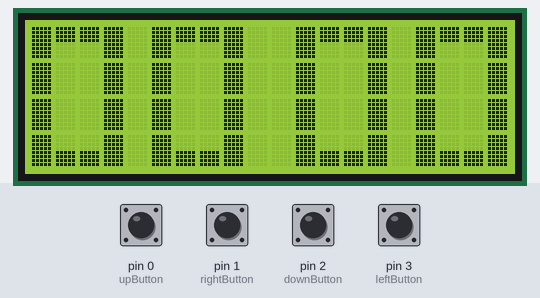
A sketch run on a simulated Arduino Uno, built with avr-gcc and run on an emulated ATmega328P. Shown: 20×4 character LCD. The test bench sets the inputs (shaded band); at power-on: pin 0 (upButton), pin 1 (rightButton), pin 2 (downButton), pin 3 (leftButton) HIGH.

Above: at 1.2 s.
1.3 s: pin 0 (upButton) pulled LOW for 1 s
At 2.9 s:
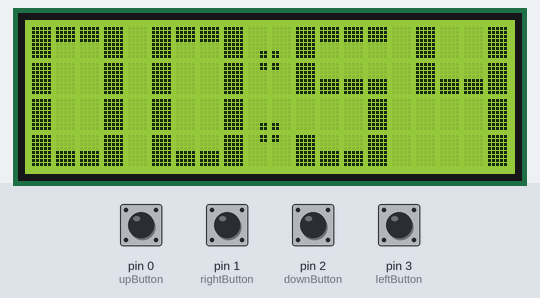
3.8 s: pin 2 (downButton) pulled LOW for 0.15 s
At 4.5 s:
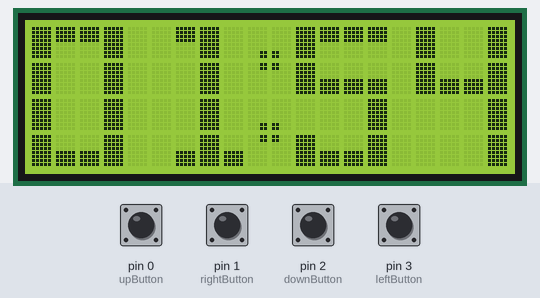
6.9 s: pin 1 (rightButton) pulled LOW for 0.15 s
At 8.0 s:
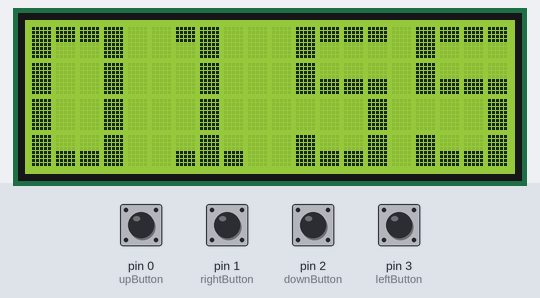
10.0 s: pin 3 (leftButton) pulled LOW for 1 s
At 12.1 s:
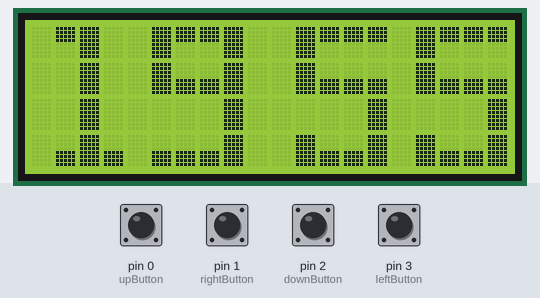
12.5 s: pin 0 (upButton) pulled LOW for 0.15 s
At 14.1 s:
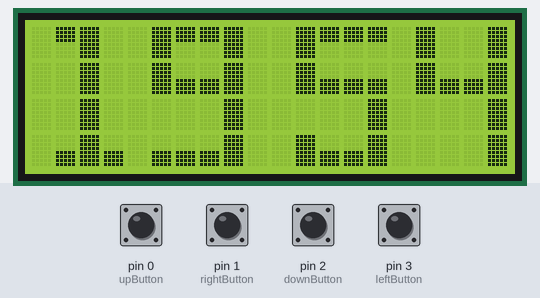
15.6 s: pin 3 (leftButton) pulled LOW for 0.15 s
At 16.8 s:
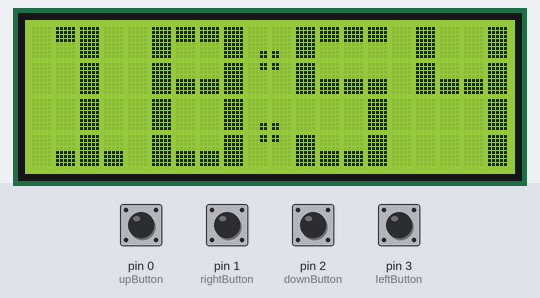

Measured:
- after the input at 1.3 s, the display: first changes after 0.18 s (image 1 shows a later state)
- after the input at 3.8 s, the display: first changes after 0.18 s (image 2 shows a later state)
- after the input at 6.9 s, the display: first changes after 0.18 s (image 3 shows a later state)
- after the input at 10.0 s, the display: first changes after 0.18 s (image 4 shows a later state)
- after the input at 12.5 s, the display: first changes after 0.17 s (image 5 shows a later state)
- after the input at 15.6 s, the display: first changes after 0.17 s (image 6 shows a later state)
- what the display in image 1 shows lasts 0.9 s, from 2.3 s to 3.2 s

The sketch:

clock_lcd1604.ino
```cpp
//#include <LiquidCrystal.h>
#include <LiquidCrystal.h>

LiquidCrystal lcd(11, 12, A5, A4, A3, A2);

byte v1[8] = {31, 31, 31, 31, 31, 31, 31, 31};
byte v3[8] = { 0, 0, 0, 0, 31, 31, 31, 31};
byte v8[8] = { 31, 31, 31, 31, 0, 0, 0, 0};
byte v2[8] = {0, 0, 0, 0, 0, 0, 0b00011, 0b00011};
byte v4[8] = {0b00011, 0b00011, 0, 0, 0, 0, 0, 0};
byte v5[8] = {0, 0, 0, 0, 0, 0, 0b11000, 0b11000};
byte v6[8] = {0b11000, 0b11000, 0, 0, 0, 0, 0, 0};
byte v7[8] = {0, 0, 0, 0, 0, 0, 0, 0};
int a[4];
byte i, d1, d2, d3, d4, d5, d6, d7, d8, d9, d10, d11, d12, d13, d14, d15, d16, e1, e2, e3, e4;
unsigned long timer;
int8_t hour = 0;
int8_t minute = 0;
int8_t sec = 0;
bool dot;
uint8_t pauseButton = 150;

#define leftButton 3
#define rightButton 1
#define upButton 0
#define downButton 2

void setup() {
  lcd.begin(20, 4); //LCD columns and rows
  lcd.createChar(1, v1); lcd.createChar(2, v2); lcd.createChar(3, v3); lcd.createChar(4, v4);
  lcd.createChar(5, v5); lcd.createChar(6, v6); lcd.createChar(7, v7); lcd.createChar(8, v8);
  pinMode(upButton, INPUT_PULLUP);
  pinMode(downButton, INPUT_PULLUP);
  pinMode(leftButton, INPUT_PULLUP);
  pinMode(rightButton, INPUT_PULLUP);
}

void loop() {

  if (!digitalRead(upButton)) {
    minute--;
    if (minute < 0)minute = 59;
    delay(pauseButton);
  }
  if (!digitalRead(downButton)) {
    hour++;
    if (hour > 23)hour = 0;
    delay(pauseButton);
  }
  if (!digitalRead(leftButton)) {
    hour--;
    if (hour < 0)hour = 23;
    delay(pauseButton);
  }
  if (!digitalRead(rightButton)) {
    minute++;
    if (minute > 59)minute = 0;
    delay(pauseButton);
  }

  if (millis() - timer > 1000) {
    timer = millis();
    dot = !dot;
    sec = sec + 1;
    if (sec > 59) {
      sec = 0;
      minute = minute + 1;
    }
    if (minute > 59) {
      minute = 0;
      hour = hour + 1;
    }
    if (hour > 23) {
      hour = 0;
    }
  }

  a[0] = hour / 10;
  a[1] = hour % 10;
  a[2] = minute / 10;
  a[3] = minute % 10;

  for (i = 0; i < 4; i++) {
    switch (i) {
      case 0: e1 = 0, e2 = 1, e3 = 2; e4 = 3; break;
      case 1: e1 = 5, e2 = 6, e3 = 7; e4 = 8; break;
      case 2: e1 = 11, e2 = 12, e3 = 13; e4 = 14; break;
      case 3: e1 = 16, e2 = 17, e3 = 18; e4 = 19; break;
    }

    switch (a[i]) {
      case 0: d1 = 1, d2 = 0, d3 = 0, d4 = 1, d5 = 1, d6 = 7, d7 = 7, d8 = 1, d9 = 1, d10 = 7, d11 = 7, d12 = 1, d13 = 1, d14 = 3, d15 = 3, d16 = 1; break;
      case 1: d1 = 7, d2 = 0, d3 = 1, d4 = 7, d5 = 7, d6 = 7, d7 = 1, d8 = 7, d9 = 7, d10 = 7, d11 = 1, d12 = 7, d13 = 7, d14 = 3, d15 = 1, d16 = 3; break;
      case 2: d1 = 1, d2 = 0, d3 = 0, d4 = 1, d5 = 7, d6 = 7, d7 = 7, d8 = 1, d9 = 1, d10 = 0, d11 = 0, d12 = 0, d13 = 1, d14 = 3, d15 = 3, d16 = 3; break;
      case 3: d1 = 0, d2 = 0, d3 = 0, d4 = 1, d5 = 7, d6 = 3, d7 = 3, d8 = 1, d9 = 7, d10 = 7, d11 = 7, d12 = 1, d13 = 3, d14 = 3, d15 = 3, d16 = 1; break;
      case 4: d1 = 1, d2 = 7, d3 = 7, d4 = 1, d5 = 1, d6 = 3, d7 = 3, d8 = 1, d9 = 7, d10 = 7, d11 = 7, d12 = 1, d13 = 7, d14 = 7, d15 = 7, d16 = 1; break;
      case 5: d1 = 1, d2 = 0, d3 = 0, d4 = 0, d5 = 1, d6 = 3, d7 = 3, d8 = 3, d9 = 7, d10 = 7, d11 = 7, d12 = 1, d13 = 1, d14 = 3, d15 = 3, d16 = 1; break;
      case 6: d1 = 1, d2 = 0, d3 = 0, d4 = 0, d5 = 1, d6 = 3, d7 = 3, d8 = 3, d9 = 1, d10 = 7, d11 = 7, d12 = 1, d13 = 1, d14 = 3, d15 = 3, d16 = 1; break;
      case 7: d1 = 1, d2 = 0, d3 = 0, d4 = 1, d5 = 7, d6 = 7, d7 = 7, d8 = 1, d9 = 7, d10 = 7, d11 = 7, d12 = 1, d13 = 7, d14 = 7, d15 = 7, d16 = 1; break;
      case 8: d1 = 1, d2 = 0, d3 = 0, d4 = 1, d5 = 1, d6 = 3, d7 = 3, d8 = 1, d9 = 1, d10 = 7, d11 = 7, d12 = 1, d13 = 1, d14 = 3, d15 = 3, d16 = 1; break;
      case 9: d1 = 1, d2 = 0, d3 = 0, d4 = 1, d5 = 1, d6 = 3, d7 = 3, d8 = 1, d9 = 7, d10 = 7, d11 = 7, d12 = 1, d13 = 3, d14 = 3, d15 = 3, d16 = 1; break;
    }

    lcd.setCursor(e1, 0); lcd.write((uint8_t)d1); lcd.setCursor(e2, 0); lcd.write((uint8_t)d2); lcd.setCursor(e3, 0); lcd.write((uint8_t)d3); lcd.setCursor(e4, 0); lcd.write((uint8_t)d4);
    lcd.setCursor(e1, 1); lcd.write((uint8_t)d5); lcd.setCursor(e2, 1); lcd.write((uint8_t)d6); lcd.setCursor(e3, 1); lcd.write((uint8_t)d7); lcd.setCursor(e4, 1); lcd.write((uint8_t)d8);
    lcd.setCursor(e1, 2); lcd.write((uint8_t)d9); lcd.setCursor(e2, 2); lcd.write((uint8_t)d10); lcd.setCursor(e3, 2); lcd.write((uint8_t)d11); lcd.setCursor(e4, 2); lcd.write((uint8_t)d12);
    lcd.setCursor(e1, 3); lcd.write((uint8_t)d13); lcd.setCursor(e2, 3); lcd.write((uint8_t)d14); lcd.setCursor(e3, 3); lcd.write((uint8_t)d15); lcd.setCursor(e4, 3); lcd.write((uint8_t)d16);
  }

  if (dot) {
    lcd.setCursor(9, 0); lcd.write((uint8_t)7); lcd.setCursor(9, 1); lcd.write((uint8_t)7); lcd.setCursor(10, 0); lcd.write((uint8_t)7); lcd.setCursor(10, 1); lcd.write((uint8_t)7);
    lcd.setCursor(9, 2); lcd.write((uint8_t)7); lcd.setCursor(9, 3); lcd.write((uint8_t)7); lcd.setCursor(10, 2); lcd.write((uint8_t)7); lcd.setCursor(10, 3); lcd.write((uint8_t)7);
  }
  else {
    lcd.setCursor(9, 0); lcd.write((uint8_t)2); lcd.setCursor(9, 1); lcd.write((uint8_t)4); lcd.setCursor(10, 0); lcd.write((uint8_t)5); lcd.setCursor(10, 1); lcd.write((uint8_t)6);
    lcd.setCursor(9, 2); lcd.write((uint8_t)2); lcd.setCursor(9, 3); lcd.write((uint8_t)4); lcd.setCursor(10, 2); lcd.write((uint8_t)5); lcd.setCursor(10, 3); lcd.write((uint8_t)6);
  }
}
```
